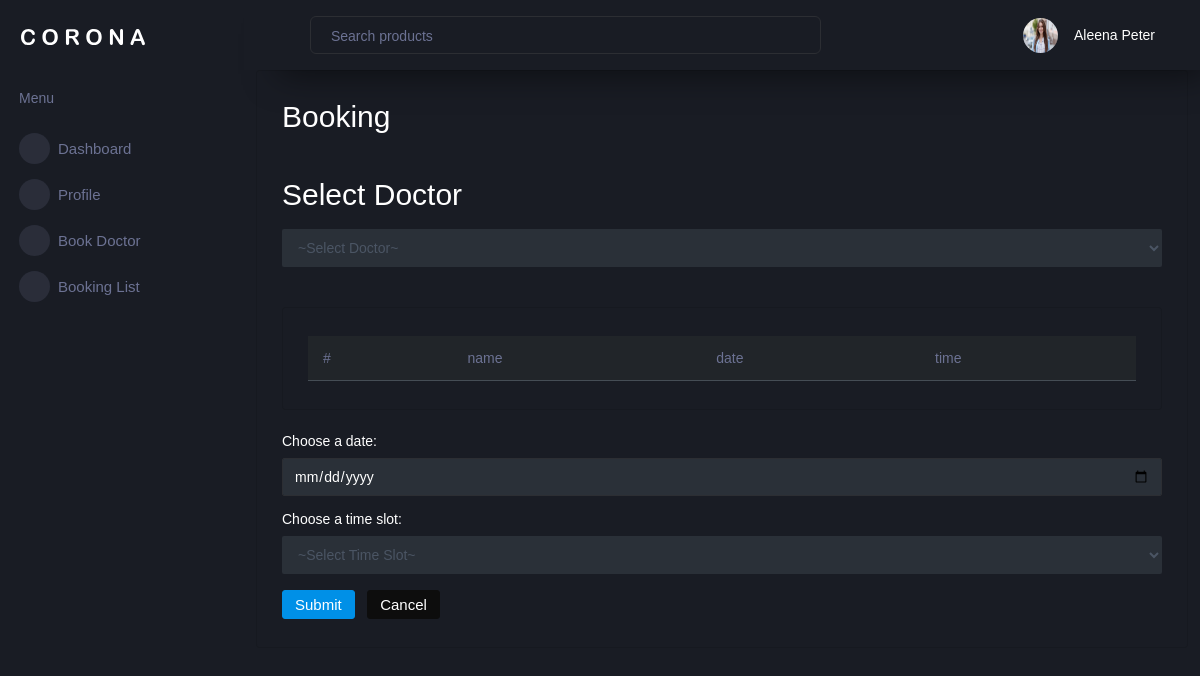
The page /website/bookingpage/ (signed in) on the database its author committed.
### website/models.py (models this page shows, shortened)
class patient(models.Model):
    name = models.CharField(max_length=246)
    img= models.ImageField(default='1.jpg',blank=True)
    email=models.EmailField(max_length=246)
    password=models.CharField(max_length=246)
    number= models.CharField(max_length=246)
    age= models.CharField(max_length=246)
    gender=models.CharField(max_length=246)
    reg_date=models.DateTimeField(default=timezone.now)

### website/views.py (the view)
# urls.py: path('bookingpage/',views.bookingpage, name="bookingpage"),
def bookingpage (request):
    dl=doctor.objects.all()
    pload=patient.objects.filter(id=request.session["patient_id"])
    return render(request,"form/bookingpagecopy.html",{"patientdetials":pload,"doctorlists":dl})

### media/templates/form/bookingpagecopy.html (shortened to what this page needs)
{% extends 'master/patienthome.html' %}
{% load static %}
{% block dynamic_page %}
  <head>
    <link rel="stylesheet" href="{%  static 'assets/vendors/mdi/css/materialdesignicons.min.css' %}">
    <link rel="stylesheet" href="{%  static 'assets/vendors/css/vendor.bundle.base.css' %}">
    <link rel="stylesheet" href="{%  static 'assets/vendors/select2/select2.min.css' %}">
    <link rel="stylesheet" href="{%  static 'assets/vendors/select2-bootstrap-theme/select2-bootstrap.min.css' %}">
  </head>
  <body>
    <div class="container-scroller">
        <div class="col-12 grid-margin stretch-card">
    <div class="card">
      <div class="card-body">
        <h2 class="card-title">Booking</h2>
        <form class="forms-sample" action="../bookingsave/" method="post" enctype="multipart/form-data">
              <br>
              <div class="form-group">
                <label for="exampleFormControlSelect1"><h2>Select Doctor</h2></label>
                <select class="form-control" name="doctor" id="doctorSelect">
                    <option>~Select Doctor~</option>
                </select>
                <br>
              </div>
              <div class="row" id="printableDiv">
                <div class="col-lg-12 grid-margin stretch-card">
                  <div class="card" >
                    <div class="card-body">
                      <div class="table-responsive">
                        <table class="table table-dark">
                          <thead>
                            <tr>
                              <th> # </th>
                              <th> name </th>
                              <th> date </th>
                              <th> time </th>
                            </tr>
                          </thead>
                          </table>
                        </div>
                      </div>
                    </div>
                  </div>
                </div>
                <div class="form-group">
                  <label for="date">Choose a date:</label>
                  <input type="date" name="date" class="form-control" id="dateInput" required>
              </div>
              <div class="form-group">
                <label for="time">Choose a time slot:</label>
                <select name="time" class="form-control" id="timeInput" required>
                    <option value="">~Select Time Slot~</option>
                </select>
            </div>
              <button type="submit" class="btn btn-primary mr-2">Submit</button>
              <button class="btn btn-dark">Cancel</button>
        </form>
      </div>
    </div>
  </div>
  </body>
{% endblock %}

### media/templates/master/patienthome.html (shortened to what this page needs)
{% load static %}
<!DOCTYPE html>
<html lang="en">
  <head>
    <link rel="stylesheet" href="{% static 'assets/vendors/mdi/css/materialdesignicons.min.css' %}">
    <link rel="stylesheet" href="{% static 'assets/vendors/css/vendor.bundle.base.css' %}">
    <link rel="stylesheet" href="{% static 'assets/vendors/jvectormap/jquery-jvectormap.css' %}">
    <link rel="stylesheet" href="{% static 'assets/vendors/flag-icon-css/css/flag-icon.min.css' %}">
    <link rel="stylesheet" href="{% static 'assets/vendors/owl-carousel-2/owl.carousel.min.css' %}">
    <link rel="stylesheet" href="{% static 'assets/vendors/owl-carousel-2/owl.theme.default.min.css' %}">
    <link rel="stylesheet" href="{% static 'assets/css/style.css' %}">
  </head>
  <body>
    <div class="container-scroller">
      <nav class="sidebar sidebar-offcanvas" id="sidebar">
        <div class="sidebar-brand-wrapper d-none d-lg-flex align-items-center justify-content-center fixed-top">
          <a class="sidebar-brand brand-logo" href="index.html"><img src="{% static 'assets/images/logo.svg' %}" alt="logo" /></a>
        </div>
        <ul class="nav">
          <li class="nav-item nav-category">
            <span class="nav-link">Menu</span>
          </li>
          <li class="nav-item menu-items">
            <a class="nav-link" href="../../../website/patientdashboard">
              <span class="menu-icon">
                <i class="mdi mdi-speedometer"></i>
              </span>
              <span class="menu-title">Dashboard</span>
            </a>
          </li>
          <li class="nav-item menu-items">
            <a class="nav-link" href="../patientprofile">
              <span class="menu-icon">
                <i class="mdi mdi-table-large"></i>
              </span>
              <span class="menu-title">Profile</span>
            </a>
          </li>
          <li class="nav-item menu-items">
            <a class="nav-link" href="../bookingpage">
              <span class="menu-icon">
                <i class="mdi mdi-playlist-play"></i>
              </span>
              <span class="menu-title">Book Doctor</span>
            </a>
          </li>
          <li class="nav-item menu-items">
            <a class="nav-link" href="../bookinglist">
              <span class="menu-icon">
                <i class="mdi mdi-table-large"></i>
              </span>
              <span class="menu-title">Booking List</span>
            </a>
          </li>
        </ul>
      </nav>
      <div class="container-fluid page-body-wrapper">
        <nav class="navbar p-0 fixed-top d-flex flex-row">
          <div class="navbar-menu-wrapper flex-grow d-flex align-items-stretch">
            <button class="navbar-toggler navbar-toggler align-self-center" type="button" data-toggle="minimize">
              <span class="mdi mdi-menu"></span>
            </button>
            <ul class="navbar-nav w-100">
              <li class="nav-item w-100">
                <form class="nav-link mt-2 mt-md-0 d-none d-lg-flex search">
                  <input type="text" class="form-control" placeholder="Search products">
                </form>
              </li>
            </ul>
            <ul class="navbar-nav navbar-nav-right">
              <li class="nav-item dropdown">
                <a class="nav-link" id="profileDropdown" href="#" data-toggle="dropdown">
                  {% for patient in patientdetials %}
                  <div class="navbar-profile">
                    <img class="img-xs rounded-circle" src="{{patient.img.url}}" alt="">
                    <p class="mb-0 d-none d-sm-block navbar-profile-name">{{patient.name}}</p>
                    <i class="mdi mdi-menu-down d-none d-sm-block"></i>
                  </div>
                  {% endfor %}
                </a>
              </li>
            </ul>
          </div>
        </nav>
        <div class="main-panel">
        {% block dynamic_page %}
        {% endblock %}
      </div>
    </div>
  </div>
</body>
</html>

### rows shown on the page
patient: img (picture), name "Aleena Peter"
